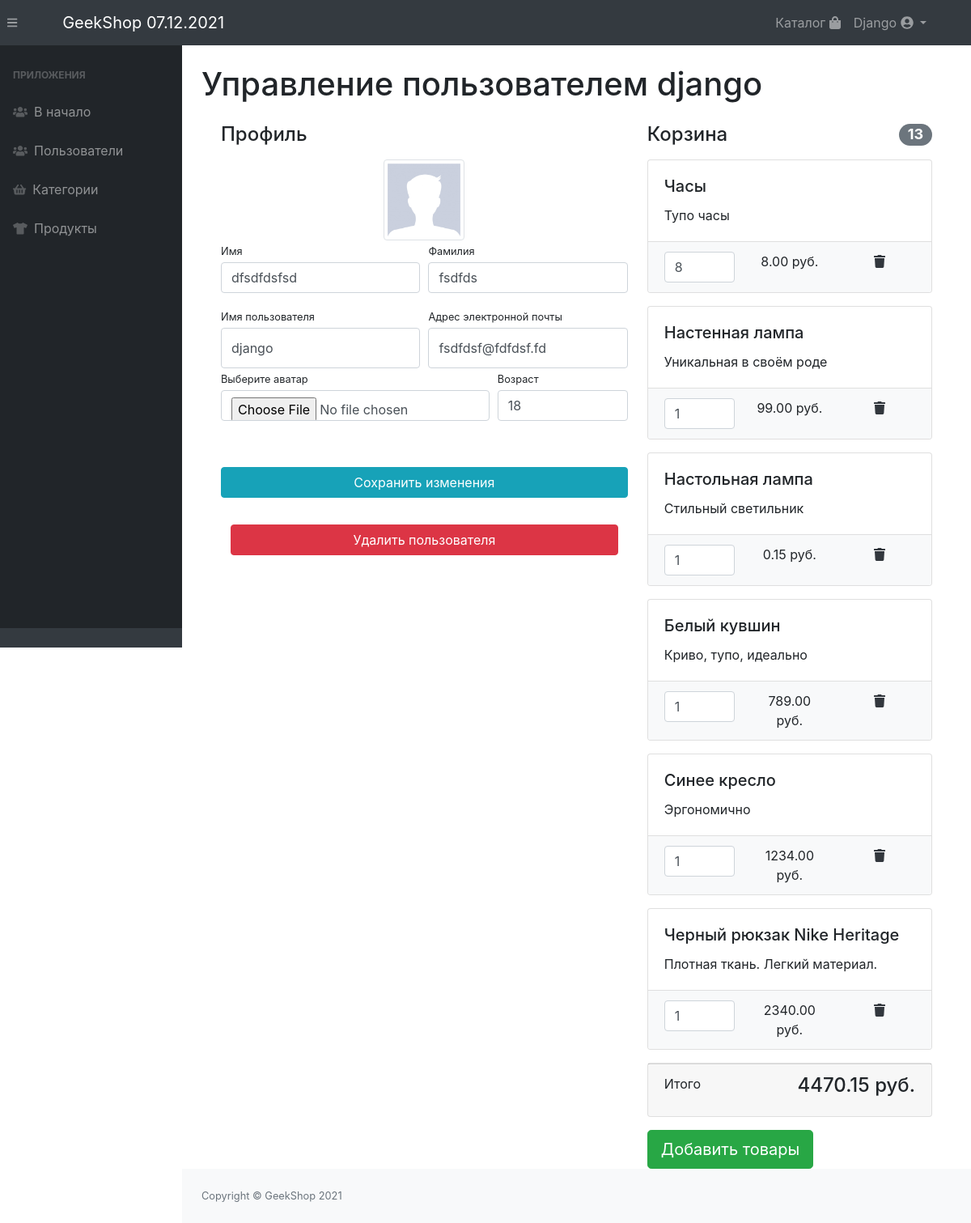
Before: /auth/admin/users/profile/1/ (signed in) with the older database file.
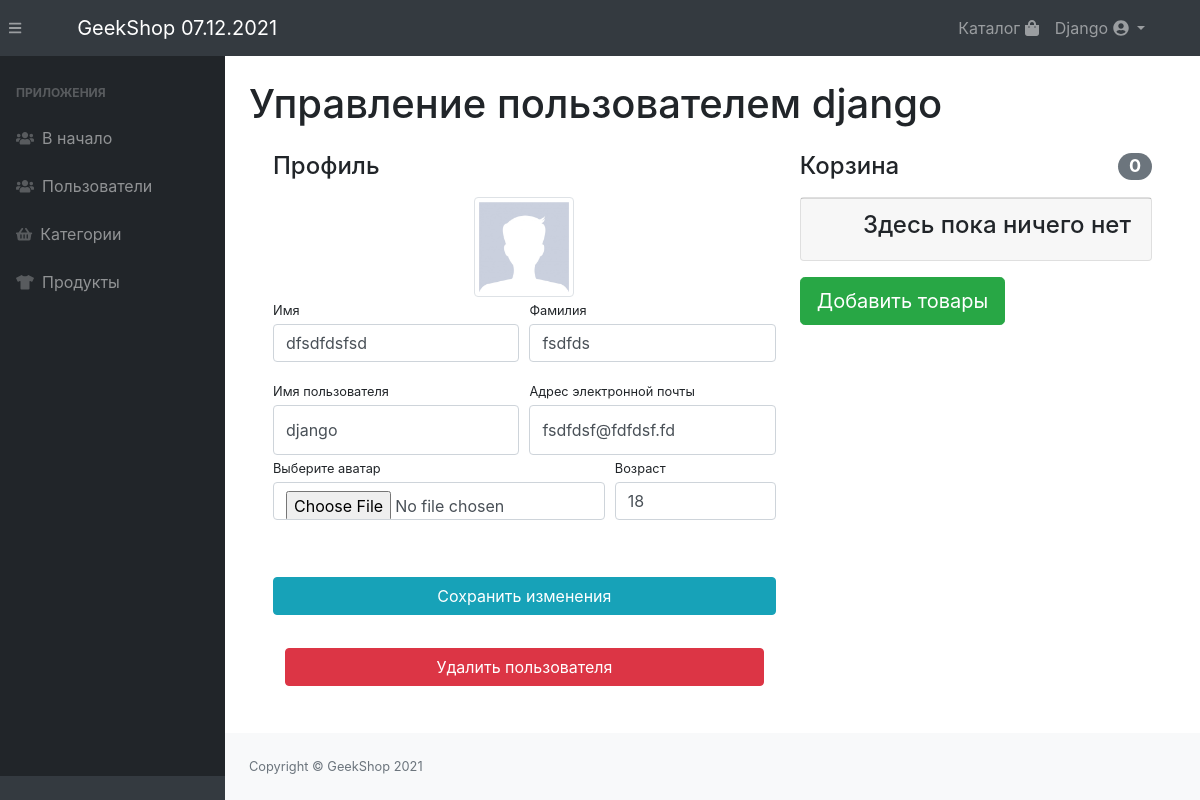
After: the same page with the newer database file.
### authapp/models.py (models this page shows, shortened)
class ShopUser(AbstractUser):
    avatar = models.ImageField(upload_to='users_avatars', blank=True)
    age = models.IntegerField('Возраст', default=18)
    activation_key = models.CharField(max_length=128, blank=True)
    @cached_property
    def user_basket_count(self):
        items = self.basket.all()
        quantity = 0
        for item in items:
            quantity += item.count
        return quantity
    @cached_property
    def user_basket_cost(self):
        items = self.basket.select_related('product')
        cost = 0
        for item in items:
            cost += item.count * item.product.price
        return cost

### basketapp/models.py (models this page shows, shortened)
class Basket(models.Model):
    user = models.ForeignKey(get_user_model(), on_delete=models.CASCADE, related_name='basket')
    product = models.ForeignKey(Product, on_delete=models.CASCADE)
    count = models.PositiveIntegerField(verbose_name='количество', default=0)
    add_datetime = models.DateTimeField(auto_now_add=True)
    update_datetime = models.DateTimeField(auto_now=True)
    @cached_property
    def sum_price(self):
        return self.count * self.product.price

### products/models.py (models this page shows, shortened)
class Product(models.Model):
    category = models.ForeignKey(ProductsCategory, on_delete=models.CASCADE)
    name = models.CharField('Название', max_length=64)
    image = models.ImageField(upload_to='product_images', blank=True)
    description = models.CharField('Описание', max_length=256, blank=True)
    price = models.DecimalField('Цена', max_digits=9, decimal_places=2, default=0)
    quantity = models.IntegerField('Количество на складе', default=0)
    is_active = models.BooleanField('Доступность', default=True, db_index=True)

### adminapp/views.py (the view)
# urls.py: path('users/profile/<int:pk>/', adminapp.UserEdit.as_view(), name='user_edit'),
class UserEdit(SuOnlyMixin, ContextMixin, UpdateView):
    model = get_user_model()
    form_class = ShopUserEditForm
    success_url = reverse_lazy('auth_admin:users')
    def get_context_data(self, **kwargs):
        context = super().get_context_data(**kwargs)
        page_title = f'Управление пользователем {self.object.username}'
        basket = Basket.objects.filter(user_id=self.object.pk).select_related('product')
        context.update(
            basket=basket,
            page_title=page_title,
        )
        return context

### adminapp/forms.py
class ShopUserEditForm(ShopUserProfileForm):
    email = forms_lib.EmailField(widget=forms_lib.EmailInput(
        attrs={'class': 'form-control py-4', 'readonly': False}))
    username = forms_lib.CharField(widget=forms_lib.TextInput(
        attrs={'class': 'form-control py-4', 'readonly': False}))

### adminapp/views.py (called while the page is built)
    @method_decorator(user_passes_test(lambda user: user.is_superuser))
    def dispatch(self, request, *args, **kwargs):
        return super().dispatch(request, *args, **kwargs)

    def get_context_data(self, **kwargs):
        context = super().get_context_data(**kwargs)
        context.update(
            basket=self.basket,
            page_title=self.page_title,
        )
        return context

### products/context_processors.py (called while the page is built)
def today(request):
    return {'today': datetime.now(), }

### adminapp/templates/authapp/shopuser_form.html (shortened to what the changed rows need)
{% extends 'adminapp/index.html' %}
{% load static %}
{% block admin_content %}
    <div class="container">
        <div class="row">
            <div class="col-lg-7">
                <form action="{% url 'auth_admin:user_edit' object.id %}" method="post" enctype="multipart/form-data">
                    <div class="form-row">
                        <div class="col-md-6">
                            <div class="form-group">
                                <label class="small mb-1"
                                       for="{{ form.first_name.id_for_label }}">Имя</label>
                                {{ form.first_name }}
                            </div>
                        </div>
                        <div class="col-md-6">
                            <div class="form-group">
                                <label class="small mb-1"
                                       for="{{ form.last_name.id_for_label }}">Фамилия</label>
                                {{ form.last_name }}
                            </div>
                        </div>
                    </div>
                    <div class="form-row">
                        <div class="col-lg-6">
                            <label class="small mb-1"
                                   for="{{ form.username.id_for_label }}">Имя пользователя</label>
                            {{ form.username }}
                        </div>
                        <div class="col-md-6">
                            <label class="small mb-1"
                                   for="{{ form.email.id_for_label }}">Адрес электронной почты</label>
                            {{ form.email }}
                        </div>
                    </div>
                    <div class="form-row">
                        <div class="col-md-8 custom-file">
                            <label class="small mb-1"
                                   for="{{ form.avatar.id_for_label }}">
                                Выберите аватар
                            </label>
                            {{ form.avatar }}
                        </div>
                        <div class="col-md-4">
                            <label class="small mb-1"
                                   for="{{ form.age.id_for_label }}">
                                Возраст
                            </label>
                            {{ form.age }}
                        </div>
                    </div>
                </form>
            </div>
            <div class="col-lg-5">
                <h4 class="mt-3 mb-3 d-flex justify-content-between align-items-center mb-3">
                    Корзина
                    <span class="badge badge-secondary badge-pill basketapp-count">{{ object.user_basket_count }}</span>
                </h4>
                <div class="basketapp">
                    {% if basket %}
                        {% include 'basket/basket.html' %}
                    {% else %}
                        <div class="card mb-3">
                            <div class="card-footer">
                                <h4 class="float-right">Здесь пока ничего нет</h4>
                            </div>
                        </div>
                    {% endif %}
                </div>
            </div>
        </div>
    </div>
{% endblock %}

### templates/includes/navbar.html (shortened to what this page needs)
<div class="container">
    <a class="navbar-brand" href="{% url 'products:index' %}">GeekShop {{ today|date:"d.m.Y" }}</a>
    <div class="collapse navbar-collapse" id="navbarResponsive">
        <ul class="navbar-nav ml-auto">
            <li class="nav-item">
                <a class="nav-link"
                   href="{% url 'products:products' %}">
                    Каталог
                    <i class="fas fa-shopping-bag"></i>
                </a>
            </li>
            {% if user.is_authenticated %}
                <li class="nav-item dropdown">
                    <a class="dropdown-toggle nav-link" href="#" data-toggle="dropdown">
                        {{ user.username|title }}
                        <i class="fas fa-user-circle"></i>
                    </a>
                </li>
            {% else %}
                <li class="nav-item">
                    <a class="nav-link" href="{% url 'auth:login' %}">Войти <i class="fas fa-sign-in-alt"></i></a>
                </li>
            {% endif %}
        </ul>
    </div>
</div>

### basketapp/templates/basket/basket.html
{% for item in basket %}
    {% include 'basket/includes/basket_item.html' %}
{% endfor %}
<div class="card mb-3">
    <div class="card-footer">
        <p class="float-left">Итого</p>
        <h4 class="float-right">
            <span class="basketapp-total">{{ object.user_basket_cost }}</span><span class="money"> руб.</span>
        </h4>
    </div>
</div>

### basketapp/templates/basket/includes/basket_item.html
    <div class="card mb-3 basketapp-item-{{ item.id }}">
        <div class="card-body">
            <h5 class="card-title">{{ item.product.name }}</h5>
            <p class="card-text">{{ item.product.description }}</p>
        </div>
        <ul class="list-group list-group-flush">
            <li class="list-group-item bg-light">
                <div class="row text-center">
                    <div class="col-lg-4">
                        <input name="number-{{ item.id }}" type="number" class="form-control"
                               value="{{ item.count }}" min="0" max="{{ item.product.quantity }}">
                    </div>
                    <div class="col-lg-4"><span class="basketapp-sum-{{ item.id }}">{{ item.sum_price }}</span>
                        руб.
                    </div>
                    <div class="col-lg-4">
                        <a href="{% url 'basket:remove' item.id %}">
                            <i class="fas fa-trash"></i>
                        </a>
                    </div>
                </div>
            </li>
        </ul>
    </div>

Changed rows visible on the page:
removed Basket: product.name "Часы", product.description "Тупо часы", count "8", sum_price "8.00"
removed Basket: product.name "Настенная лампа", product.description "Уникальная в своём роде", count "1", sum_price "99.00"
removed Basket: product.name "Настольная лампа", product.description "Стильный светильник", count "1", sum_price "0.15"
removed Basket: product.name "Белый кувшин", product.description "Криво, тупо, идеально", count "1", sum_price "789.00"
removed Basket: product.name "Синее кресло", product.description "Эргономично", count "1", sum_price "1234.00"
removed Basket: product.name "Черный рюкзак Nike Heritage", product.description "Плотная ткань. Легкий материал.", count "1", sum_price "2340.00"
changed ShopUser "Django": user_basket_count "13" → "0"; user_basket_cost "4470.15" → (not shown)
Other visible differences:
text no longer shown: "Итого руб."
text now shown: "Здесь пока ничего нет"
